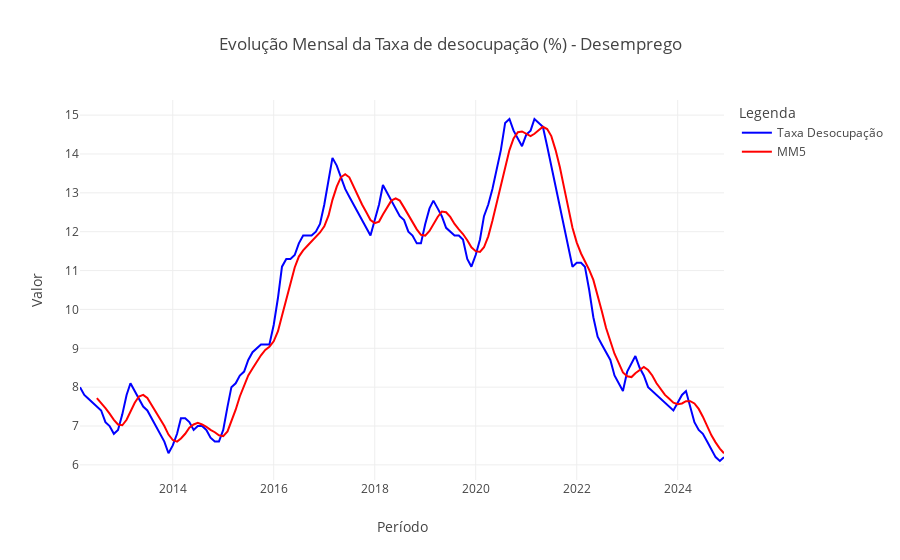

Notebook code for this chart:
### Code cell
fig = Dash.Figure()

fig.add_trace(Dash.Scatter(
    x=Desemprego.index,
    y=Desemprego['valor'],
    mode='lines',
    name='Taxa Desocupação', 
    line=dict(color='blue')  
))

fig.add_trace(Dash.Scatter(
    x=Desemprego.index,
    y=Desemprego['Média móvel'],
    mode='lines',
    name='MM5', 
    line=dict(color='red')  
))


fig.update_layout(
    title='Evolução Mensal da Taxa de desocupação (%) - Desemprego',
    xaxis_title='Período',
    yaxis_title='Valor',
    legend_title='Legenda'
)

### Figure 1 — Plotly figure (JSON) as saved in the notebook; plotly's stock layout.template omitted (floating-point values rounded to 4 significant figures; data arrays with more than 128 entries replaced by an {"elided": "..."} marker saying what was removed)
{"data": [{"line": {"color": "blue"}, "mode": "lines", "name": "Taxa Desocupação", "type": "scatter", "x": {"elided": "154 str values"}, "y": {"elided": "154 float values"}}, {"line": {"color": "red"}, "mode": "lines", "name": "MM5", "type": "scatter", "x": {"elided": "154 str values"}, "y": {"elided": "154 float values"}}], "layout": {"legend": {"title": {"text": "Legenda"}}, "title": {"text": "Evolução Mensal da Taxa de desocupação (%) - Desemprego"}, "xaxis": {"title": {"text": "Período"}}, "yaxis": {"title": {"text": "Valor"}}}}
